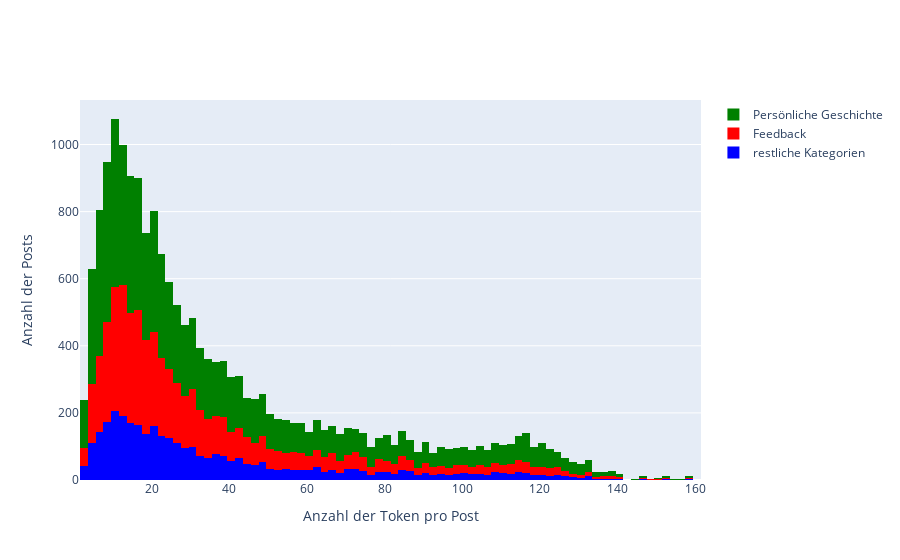

Notebook code for this chart:
### Code cell
x0= diskrim_corr.number_of_tokens
x1= Kann_ni_gelesen_werden_fb_corr.number_of_tokens
x2= perso_corr.number_of_tokens

fig = go.Figure()
fig.add_trace(go.Histogram(x=x0, name="restliche Kategorien",  marker_color = 'blue'))
fig.add_trace(go.Histogram(x=x1, name="Feedback",marker_color = 'red'))
fig.add_trace(go.Histogram(x=x2, name="Persönliche Geschichte",marker_color = 'green'))

# The two histograms are drawn on top of another
fig.layout.update(barmode='stack',
                  #title="Länge Posts (Ausreißer bereinigt)",
                  xaxis_title="Anzahl der Token pro Post",
                  yaxis_title="Anzahl der Posts"
                 )
fig.show()
#fig.iplot()

### Figure 1 — Plotly figure (JSON) as saved in the notebook; plotly's stock layout.template omitted (floating-point values rounded to 4 significant figures; data arrays with more than 128 entries replaced by an {"elided": "..."} marker saying what was removed)
{"data": [{"marker": {"color": "blue"}, "name": "restliche Kategorien", "type": "histogram", "x": {"elided": "3550 int values"}}, {"marker": {"color": "red"}, "name": "Feedback", "type": "histogram", "x": {"elided": "5968 int values"}}, {"marker": {"color": "green"}, "name": "Persönliche Geschichte", "type": "histogram", "x": {"elided": "9194 int values"}}], "layout": {"barmode": "stack", "xaxis": {"title": {"text": "Anzahl der Token pro Post"}}, "yaxis": {"title": {"text": "Anzahl der Posts"}}}}
